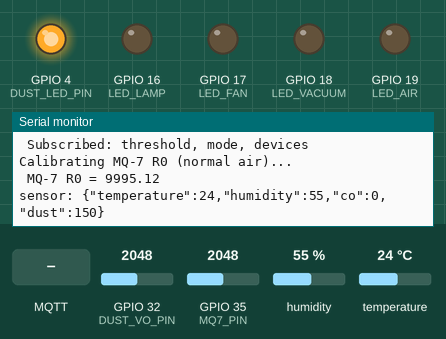
Simulated run of this sketch. Board: ESP32. Shown: output pins drawn as LEDs (lit = HIGH), the last lines printed to the serial monitor. Inputs (shaded band) come from the test bench; at power-on: GPIO 32 (DUST_VO_PIN) = 2048, GPIO 35 (MQ7_PIN) = 2048, humidity 55 %, temperature 24 °C (analog values on the 0–4095 scale). WiFi joins after 1.5 s; servers stay silent unless stated; no MQTT or app messages arrive unless stated.

Above: at 7.7 s.
7.8 s: MQTT message "auto" arrives on the first subscribed topic
At 8.2 s:
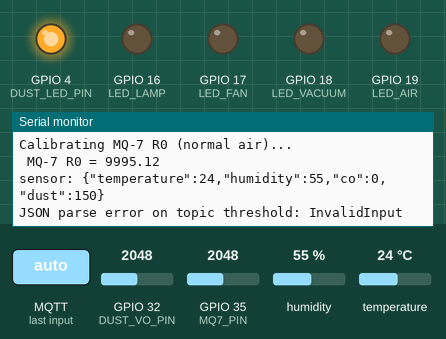
9.3 s: MQTT message "1" arrives on the first subscribed topic
At 10.3 s:
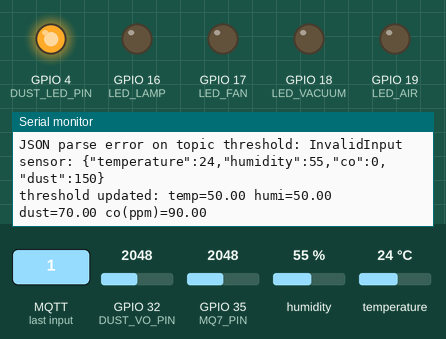
10.8 s: MQTT message "auto" arrives on the second subscribed topic
At 11.7 s:
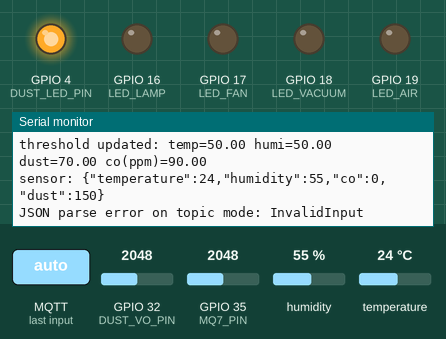

Measured:
- after the input at 7.8 s, the serial monitor: prints a new line at once (image 1)
- after the input at 9.3 s, the serial monitor: prints a new line at once (image 2)
- after the input at 10.8 s, the serial monitor: prints a new line at once (image 3)

The sketch:

DustSensor.ino
```cpp
#include <WiFi.h>
#include <WiFiClientSecure.h>
#include <PubSubClient.h>
#include <ArduinoJson.h>
#include "DHT.h"
#include <math.h>

//  WiFi
const char* ssid = "Nha Giao 2.4GHZ";
const char* password = "quangbinh";

//  MQTT
const char* mqtt_server = "428a5debf9b5466995e30be2e9a985c5.s1.eu.hivemq.cloud";
const int mqtt_port = 8883;
const char* mqtt_user = "Duy_vuong";
const char* mqtt_pass = "Duyvuong1612#";
#define DHTPIN 27
#define DHTTYPE DHT11
#define MQ7_PIN 35
#define DUST_LED_PIN 4
#define DUST_VO_PIN  32
#define LED_LAMP   16
#define LED_FAN    17
#define LED_VACUUM 18
#define LED_AIR    19
// MQTT Topics
const char* TOPIC_SENSOR    = "sensor";
const char* TOPIC_STATE     = "state";
const char* TOPIC_THRESHOLD = "threshold";
const char* TOPIC_MODE      = "mode";
const char* TOPIC_DEVICES   = "devices";

WiFiClientSecure secureClient;
PubSubClient mqtt(secureClient);
DHT dht(DHTPIN, DHTTYPE);

// Mode
enum Mode { MODE_MANUAL, MODE_AUTO };
volatile Mode currentMode = MODE_MANUAL;

//  Thresholds
float thrTemp = 50;
float thrHumi = 50;
float thrDust = 70;
float thrCO   = 90;

// Device state
struct DeviceState {
  int lamp;
  int fan;
  int vacuum;
  int air;
};

DeviceState dev = {0,0,0,0};
DeviceState lastPublished = {-1,-1,-1,-1};

#define MQ7_RL 10000.0f
float MQ7_R0 = 10000.0f;
float co_ema_ppm = 0.0f;
float co_baseline_ppm = 0.0f;
bool baseline_ready = false;   // ✅ FIX: khai báo biến còn thiếu

const float EMA_ALPHA  = 0.15f;
const float BASE_ALPHA = 0.01f;
const float BASE_MAX   = 120.0f;
const float MAX_STEP   = 15.0f;

// WiFi connect
void connectWiFi() {
  WiFi.mode(WIFI_STA);
  WiFi.begin(ssid, password);
  Serial.print("Connecting WiFi");
  while (WiFi.status() != WL_CONNECTED) {
    delay(300);
    Serial.print(".");
  }
  Serial.println("\n WiFi connected");
  Serial.print("IP: ");
  Serial.println(WiFi.localIP());
}

// MQTT connect
void connectMQTT() {
  mqtt.setServer(mqtt_server, mqtt_port);

  while (!mqtt.connected()) {
    String clientId = String("esp32_") + String((uint32_t)ESP.getEfuseMac(), HEX);
    Serial.print("Connecting MQTT TLS... ");
    if (mqtt.connect(clientId.c_str(), mqtt_user, mqtt_pass)) {
      Serial.println("connected");

      mqtt.subscribe(TOPIC_THRESHOLD);
      mqtt.subscribe(TOPIC_MODE);
      mqtt.subscribe(TOPIC_DEVICES);
      Serial.println(" Subscribed: threshold, mode, devices");
    } else {
      Serial.print("failed rc=");
      Serial.print(mqtt.state());
      Serial.println(" retry...");
      delay(1500);
    }
  }
}

void applyOutputs(const DeviceState &s) {
  digitalWrite(LED_LAMP,   s.lamp   ? HIGH : LOW);
  digitalWrite(LED_FAN,    s.fan    ? HIGH : LOW);
  digitalWrite(LED_VACUUM, s.vacuum ? HIGH : LOW);
  digitalWrite(LED_AIR,    s.air    ? HIGH : LOW);
}

void publishStateIfChanged() {
  if (dev.lamp == lastPublished.lamp &&
      dev.fan == lastPublished.fan &&
      dev.vacuum == lastPublished.vacuum &&
      dev.air == lastPublished.air) return;

  StaticJsonDocument<96> doc;
  doc["lamp"] = dev.lamp;
  doc["fan"] = dev.fan;
  doc["vacuum"] = dev.vacuum;
  doc["air"] = dev.air;

  char payload[96];
  size_t n = serializeJson(doc, payload);
  mqtt.publish(TOPIC_STATE, payload, n);

  lastPublished = dev;
  Serial.print(" state: ");
  Serial.println(payload);
}

float readDustUGM3() {
  digitalWrite(DUST_LED_PIN, LOW);
  delayMicroseconds(280);

  int adcValue = analogRead(DUST_VO_PIN);

  delayMicroseconds(40);
  digitalWrite(DUST_LED_PIN, HIGH);
  delayMicroseconds(9680);

  float voltage = adcValue * (3.3f / 4095.0f);

  float dust_mg = (voltage - 0.9f) / 5.0f;
  if (dust_mg < 0) dust_mg = 0;

  return dust_mg * 1000.0f;
}

float mq7_getVoltageFromADC(int adc) {
  return adc * (3.3f / 4095.0f);
}

float mq7_getRsFromADC(int adc) {
  float v = mq7_getVoltageFromADC(adc);
  if (v < 0.01f) v = 0.01f;
  if (v > 3.29f) v = 3.29f;
  return MQ7_RL * (3.3f - v) / v;
}

void mq7_calibrateR0() {
  Serial.println("Calibrating MQ-7 R0 (normal air)...");
  float rs_sum = 0;
  const int N = 50;

  for (int i = 0; i < N; i++) {
    int adc = analogRead(MQ7_PIN);
    rs_sum += mq7_getRsFromADC(adc);
    delay(100);
  }

  MQ7_R0 = rs_sum / N;
  Serial.print(" MQ-7 R0 = ");
  Serial.println(MQ7_R0, 2);
}

// ppm thô (ước lượng), chưa ổn định
float mq7_getCOppm_raw(int adc) {
  float rs = mq7_getRsFromADC(adc);
  float ratio = rs / MQ7_R0;

  float ppm = 100.0f * pow(ratio, -1.5f);
  if (ppm < 0) ppm = 0;
  return ppm;
}

float mq7_stabilizeCOppm(float raw_ppm) {
  if (co_ema_ppm == 0.0f) co_ema_ppm = raw_ppm;
  co_ema_ppm = EMA_ALPHA * raw_ppm + (1.0f - EMA_ALPHA) * co_ema_ppm;

  if (!baseline_ready) {
    co_baseline_ppm = co_ema_ppm;
    baseline_ready = true;
  } else {
    if (co_ema_ppm < BASE_MAX) {
      co_baseline_ppm = BASE_ALPHA * co_ema_ppm + (1.0f - BASE_ALPHA) * co_baseline_ppm;
    }
  }

  float ppm = co_ema_ppm - co_baseline_ppm;
  if (ppm < 0) ppm = 0;

  static float last_ppm = 0.0f;
  if (ppm > last_ppm + MAX_STEP) ppm = last_ppm + MAX_STEP;
  if (ppm < last_ppm - MAX_STEP) ppm = last_ppm - MAX_STEP;
  last_ppm = ppm;

  return ppm;
}

void runAutoLogic(float t, float h, float dust, float co_ppm) {
  bool overTemp = t > thrTemp;
  bool overHumi = h > thrHumi;
  bool overDust = dust > thrDust;
  bool overCO   = co_ppm > thrCO;

  dev.lamp = (overTemp || overHumi || overDust || overCO) ? 1 : 0;
  dev.vacuum = overDust ? 1 : 0;
  dev.fan = overCO ? 1 : 0;
  dev.air = (overTemp || overHumi) ? 1 : 0;
  applyOutputs(dev);
  publishStateIfChanged();
}

void mqttCallback(char* topic, byte* payload, unsigned int length) {
  String msg;
  msg.reserve(length + 1);
  for (unsigned int i = 0; i < length; i++) msg += (char)payload[i];

  StaticJsonDocument<256> doc;
  DeserializationError err = deserializeJson(doc, msg);
  if (err) {
    Serial.print("JSON parse error on topic ");
    Serial.print(topic);
    Serial.print(": ");
    Serial.println(err.c_str());
    return;
  }

  if (strcmp(topic, TOPIC_MODE) == 0) {
    const char* m = doc["mode"] | "manual";
    currentMode = (strcmp(m, "auto") == 0) ? MODE_AUTO : MODE_MANUAL;
    Serial.print("mode = ");
    Serial.println(currentMode == MODE_AUTO ? "auto" : "manual");
    return;
  }

  if (strcmp(topic, TOPIC_THRESHOLD) == 0) {
    if (doc.containsKey("temp")) thrTemp = doc["temp"].as<float>();
    if (doc.containsKey("humi")) thrHumi = doc["humi"].as<float>();
    if (doc.containsKey("dust")) thrDust = doc["dust"].as<float>();
    if (doc.containsKey("co"))   thrCO   = doc["co"].as<float>(); // ppm ước lượng ổn định

    Serial.print("threshold updated: ");
    Serial.print("temp="); Serial.print(thrTemp);
    Serial.print(" humi="); Serial.print(thrHumi);
    Serial.print(" dust="); Serial.print(thrDust);
    Serial.print(" co(ppm)="); Serial.println(thrCO);
    return;
  }

  if (strcmp(topic, TOPIC_DEVICES) == 0) {
    if (currentMode != MODE_MANUAL) {
      Serial.println(" ignore devices (not manual mode)");
      return;
    }

    dev.lamp   = (doc["lamp"]   | dev.lamp) ? 1 : 0;
    dev.fan    = (doc["fan"]    | dev.fan) ? 1 : 0;
    dev.vacuum = (doc["vacuum"] | dev.vacuum) ? 1 : 0;
    dev.air    = (doc["air"]    | dev.air) ? 1 : 0;

    applyOutputs(dev);
    publishStateIfChanged();

    Serial.print("devices applied (manual): ");
    Serial.println(msg);
    return;
  }
}

void setup() {
  Serial.begin(115200);

  // Sensor init
  pinMode(DUST_LED_PIN, OUTPUT);
  digitalWrite(DUST_LED_PIN, HIGH);

  analogSetAttenuation(ADC_11db);
  analogReadResolution(12);

  dht.begin();

  // Device LED init
  pinMode(LED_LAMP, OUTPUT);
  pinMode(LED_FAN, OUTPUT);
  pinMode(LED_VACUUM, OUTPUT);
  pinMode(LED_AIR, OUTPUT);
  applyOutputs(dev);

  connectWiFi();
  secureClient.setInsecure();
  mqtt.setCallback(mqttCallback);
  connectMQTT();
  mq7_calibrateR0();
}

unsigned long lastSend = 0;
const unsigned long SEND_INTERVAL_MS = 2000;

void loop() {
  if (WiFi.status() != WL_CONNECTED) connectWiFi();
  if (!mqtt.connected()) connectMQTT();
  mqtt.loop();

  if (millis() - lastSend >= SEND_INTERVAL_MS) {
    lastSend = millis();

    float t = dht.readTemperature();
    float h = dht.readHumidity();
    if (isnan(t) || isnan(h)) {
      Serial.println(" DHT read failed");
      return;
    }

    int co_adc = analogRead(MQ7_PIN);
    float co_ppm_raw = mq7_getCOppm_raw(co_adc);
    float co_ppm = mq7_stabilizeCOppm(co_ppm_raw);

    float dust = readDustUGM3();
    int co_int = (int)lroundf(co_ppm);
    int dust_int = (int)lroundf(dust);
    StaticJsonDocument<128> sdoc;
    sdoc["temperature"] = t;
    sdoc["humidity"] = h;
    sdoc["co"] = co_int;
    sdoc["dust"] = dust_int;

    char spayload[128];
    size_t n = serializeJson(sdoc, spayload);
    mqtt.publish(TOPIC_SENSOR, spayload, n);

    Serial.print("sensor: ");
    Serial.println(spayload);

    // AUTO logic
    if (currentMode == MODE_AUTO) {
      runAutoLogic(t, h, dust, co_ppm);
    }
  }
}
```
